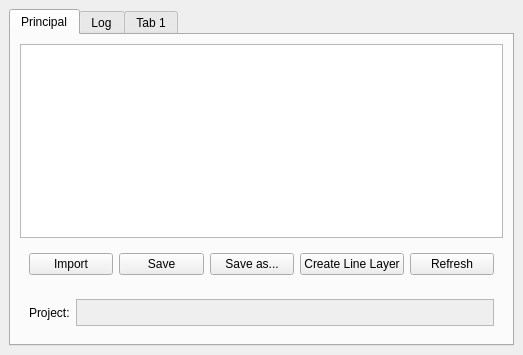
<?xml version="1.0" encoding="UTF-8"?>
<ui version="4.0">
 <class>BatPluginDockWidgetBase</class>
 <widget class="QDockWidget" name="BatPluginDockWidgetBase">
  <property name="geometry">
   <rect>
    <x>0</x>
    <y>0</y>
    <width>523</width>
    <height>355</height>
   </rect>
  </property>
  <property name="windowTitle">
   <string>BatPlugin</string>
  </property>
  <widget class="QWidget" name="dockWidgetContents">
   <layout class="QVBoxLayout" name="verticalLayout_2">
    <item>
     <widget class="QTabWidget" name="tabWidget">
      <property name="currentIndex">
       <number>0</number>
      </property>
      <widget class="QWidget" name="init_tab">
       <attribute name="title">
        <string>Principal</string>
       </attribute>
       <layout class="QVBoxLayout" name="verticalLayout_3">
        <item>
         <widget class="QTableView" name="tableView">
          <property name="horizontalScrollBarPolicy">
           <enum>Qt::ScrollBarAsNeeded</enum>
          </property>
          <property name="editTriggers">
           <set>QAbstractItemView::AnyKeyPressed|QAbstractItemView::DoubleClicked|QAbstractItemView::EditKeyPressed</set>
          </property>
          <property name="sortingEnabled">
           <bool>true</bool>
          </property>
          <attribute name="horizontalHeaderStretchLastSection">
           <bool>false</bool>
          </attribute>
         </widget>
        </item>
        <item>
         <widget class="QWidget" name="widget" native="true">
          <layout class="QHBoxLayout" name="horizontalLayout">
           <item>
            <widget class="QPushButton" name="importButton">
             <property name="text">
              <string>Import</string>
             </property>
            </widget>
           </item>
           <item>
            <widget class="QPushButton" name="saveButton">
             <property name="text">
              <string>Save</string>
             </property>
            </widget>
           </item>
           <item>
            <widget class="QPushButton" name="saveAsButton">
             <property name="text">
              <string>Save as...</string>
             </property>
            </widget>
           </item>
           <item>
            <widget class="QPushButton" name="execLineLayerBtn">
             <property name="text">
              <string>Create Line Layer</string>
             </property>
            </widget>
           </item>
           <item>
            <widget class="QPushButton" name="refreshButton">
             <property name="text">
              <string>Refresh</string>
             </property>
            </widget>
           </item>
          </layout>
         </widget>
        </item>
        <item>
         <widget class="QWidget" name="widget_2" native="true">
          <property name="maximumSize">
           <size>
            <width>16777215</width>
            <height>45</height>
           </size>
          </property>
          <layout class="QHBoxLayout" name="horizontalLayout_2">
           <item>
            <widget class="QLabel" name="label_6">
             <property name="text">
              <string>Project:</string>
             </property>
            </widget>
           </item>
           <item>
            <widget class="QTextEdit" name="currentProjectText">
             <property name="enabled">
              <bool>false</bool>
             </property>
            </widget>
           </item>
          </layout>
         </widget>
        </item>
       </layout>
      </widget>
      <widget class="QWidget" name="log">
       <attribute name="title">
        <string>Log</string>
       </attribute>
       <layout class="QVBoxLayout" name="verticalLayout">
        <item>
         <widget class="QTextEdit" name="logText">
          <property name="enabled">
           <bool>true</bool>
          </property>
          <property name="readOnly">
           <bool>true</bool>
          </property>
         </widget>
        </item>
       </layout>
      </widget>
      <widget class="QWidget" name="tab">
       <attribute name="title">
        <string>Tab 1</string>
       </attribute>
       <widget class="QWidget" name="formLayoutWidget">
        <property name="geometry">
         <rect>
          <x>40</x>
          <y>20</y>
          <width>160</width>
          <height>54</height>
         </rect>
        </property>
        <layout class="QFormLayout" name="formLayout">
         <property name="fieldGrowthPolicy">
          <enum>QFormLayout::AllNonFixedFieldsGrow</enum>
         </property>
         <item row="0" column="0">
          <widget class="QLabel" name="label">
           <property name="text">
            <string>Point</string>
           </property>
          </widget>
         </item>
         <item row="0" column="1">
          <widget class="QComboBox" name="comboBox"/>
         </item>
        </layout>
       </widget>
       <widget class="QPushButton" name="btnValider">
        <property name="geometry">
         <rect>
          <x>10</x>
          <y>170</y>
          <width>121</width>
          <height>25</height>
         </rect>
        </property>
        <property name="text">
         <string>valider</string>
        </property>
       </widget>
       <widget class="QPushButton" name="btnChoisir">
        <property name="geometry">
         <rect>
          <x>240</x>
          <y>30</y>
          <width>79</width>
          <height>25</height>
         </rect>
        </property>
        <property name="text">
         <string>choisir</string>
        </property>
       </widget>
       <widget class="QLabel" name="label_2">
        <property name="geometry">
         <rect>
          <x>420</x>
          <y>90</y>
          <width>161</width>
          <height>16</height>
         </rect>
        </property>
        <property name="text">
         <string>signal ComboBox</string>
        </property>
       </widget>
       <widget class="QPushButton" name="btnRecenter">
        <property name="geometry">
         <rect>
          <x>0</x>
          <y>120</y>
          <width>79</width>
          <height>25</height>
         </rect>
        </property>
        <property name="text">
         <string>recadrer</string>
        </property>
       </widget>
       <widget class="QPushButton" name="btnSelect1">
        <property name="geometry">
         <rect>
          <x>300</x>
          <y>160</y>
          <width>79</width>
          <height>25</height>
         </rect>
        </property>
        <property name="text">
         <string>select_1</string>
        </property>
       </widget>
       <widget class="QPushButton" name="btnSelect2">
        <property name="geometry">
         <rect>
          <x>430</x>
          <y>160</y>
          <width>79</width>
          <height>25</height>
         </rect>
        </property>
        <property name="text">
         <string>select_2</string>
        </property>
       </widget>
      </widget>
     </widget>
    </item>
   </layout>
  </widget>
 </widget>
 <resources/>
 <connections/>
</ui>
